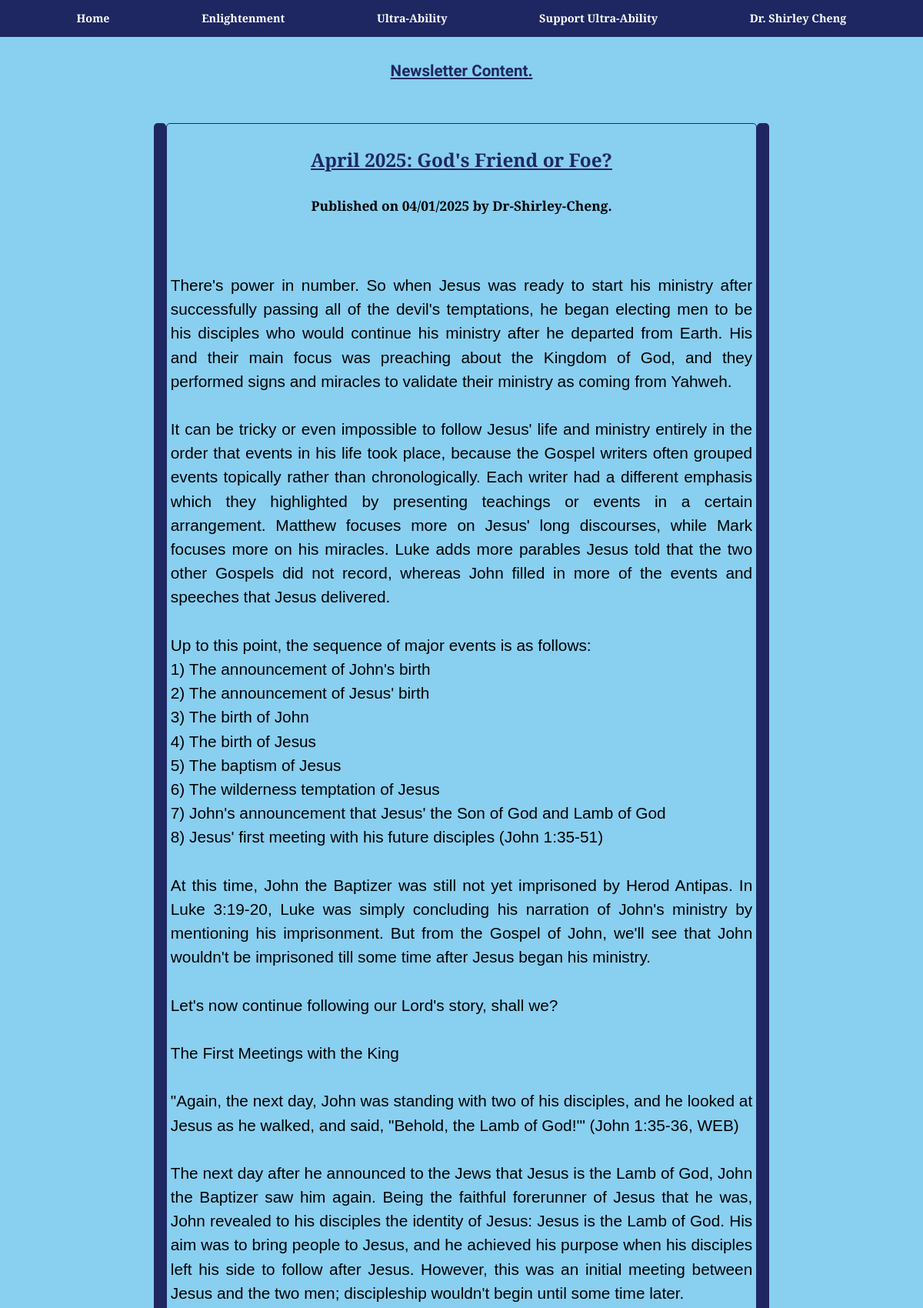
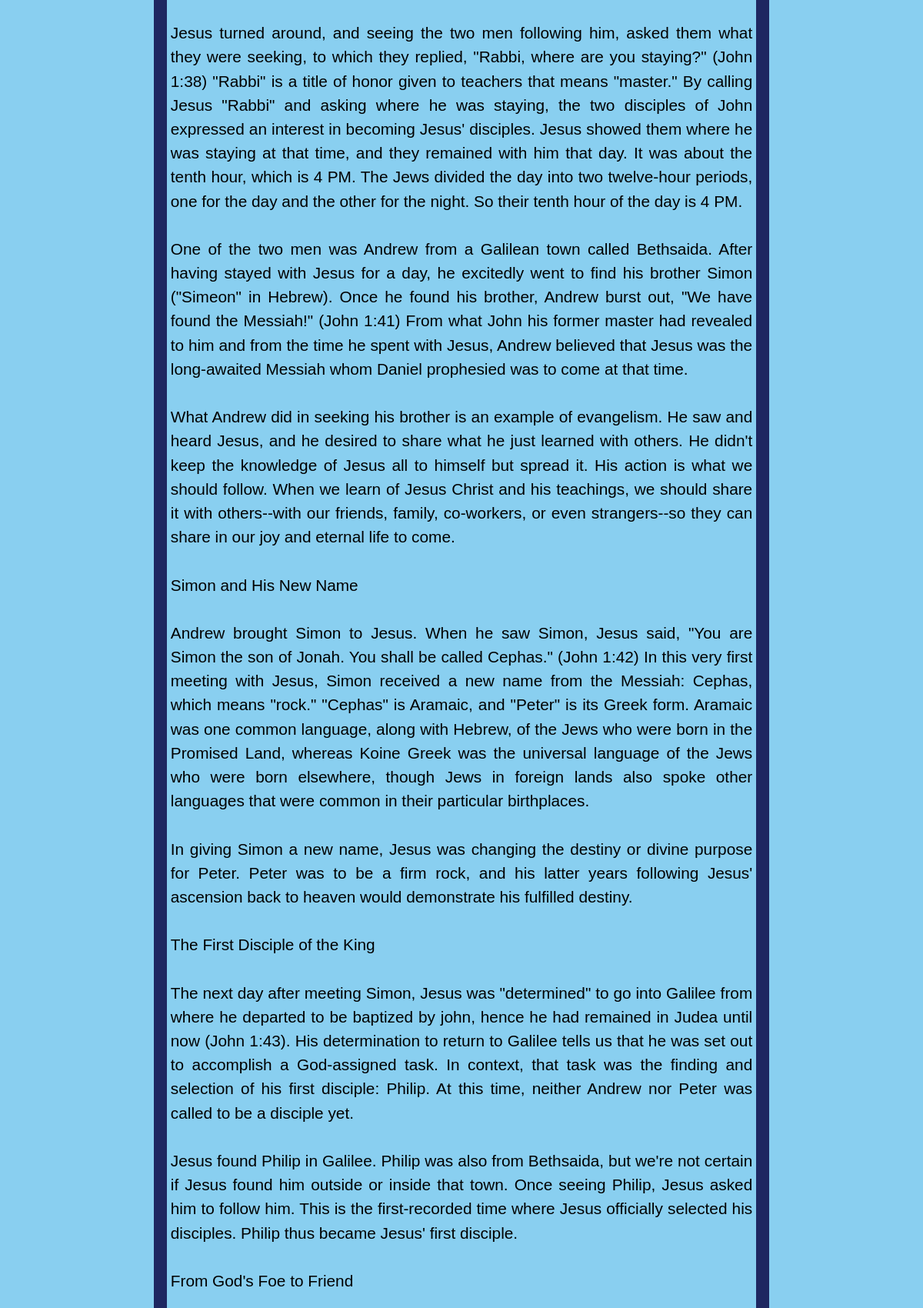
Screenshot of /ultra_ability/2025/4/April-2025-Gods-Friend-or-foe (upper part) with the database file from the repository (2 pictures, top to bottom).
### ultra_ability/models.py (models this page shows, shortened)
class Newsletter(models.Model):
    class Status(models.TextChoices):
        DRAFT = "DF", "Draft"   #tuple assignment, choice1
        PUBLISHED = "PB", "Published"   #tuple assignment, choice2
    title = models.CharField(max_length=250)
    slug = models.SlugField(max_length=250, unique_for_date="publishTime")
    author = models.ForeignKey(User, on_delete=models.CASCADE, related_name="shirleyApp_newsletter")
    body = models.TextField()
    publishTime = models.DateTimeField(default=timezone.now)
    createdTime = models.DateTimeField(auto_now_add=True)
    updatedTime = models.DateTimeField(auto_now_add=True)
    status = models.CharField(max_length=2, choices=Status.choices, default=Status.DRAFT)
    objects = models.Manager() # the default, built-in model manager
    published = PublishedManager() # our custom model manager.
    class Meta:
        ordering = ["publishTime"]
        indexes = [
            models.Index(fields=["-publishTime"]),
        ]
    '''generate/retrieve the canonical, python object-specific URL'''
    def getAbsoluteUrl(self):
        return reverse("ultra_ability:newsletterURL", args=[self.publishTime.year, self.publishTime.month, self.slug])

### ultra_ability/views.py (the view)
# urls.py: path("<int:year>/<int:month>/<slug:newsletter_slug>", views.newsletter, name="newsletterURL"),
def newsletter(request, year, month, newsletter_slug):
    newsletter = get_object_or_404(models.Newsletter, status=models.Newsletter.Status.PUBLISHED, slug=newsletter_slug, publishTime__year=year, publishTime__month=month)
    last2Newsletters = models.Newsletter.objects.all().order_by("-publishTime")[:3]
    form = forms.NewsletterSubscriptionForm()
    return render(request, "ultra_ability/newsletter.html", {"form":form, "newsletter":newsletter, "last2Newsletters":last2Newsletters})

### ultra_ability/templates/ultra_ability/newsletter.html (shortened to what this page needs)
{% load static %}
<!DOCTYPE html>
<html lang="en">
<head>
    <link rel="stylesheet" href="{% static 'ultra_ability/CSS/styles.css' %}">
    <link rel="stylesheet" href="https://cdnjs.cloudflare.com/ajax/libs/font-awesome/6.0.0/css/all.min.css">
</head>
<body id="body">
    <nav>
        <div class="nav-container">
            <div class="dropdown">
                <a href="{% url 'ultra_ability:indexURL' %}">Home</a>
            </div>
            <div class="dropdown">
                <a href="#">Enlightenment</a>
            </div>
            <div class="dropdown">
                <a href="#">Ultra-Ability</a>
            </div>
            <div class="dropdown">
                <a href="#">Support Ultra-Ability</a>
            </div>
            <div class="dropdown">
                <a href="#">Dr. Shirley Cheng</a>
            </div>
        </div>
    </nav>
    <section>
        <div id="hero" class="hero">
            <h3 style="text-align: center;"> Newsletter Content. </h3>
        </div>
    </section>
    <main class="content">
        <div class="right"></div>
        <div class="container">
            {% block content %}
                <h3 style="text-align: center;">{{ newsletter.title }}</h3>
                <p  style="text-align: center;"><small><b>Published on {{ newsletter.publishTime|date:"m/d/Y" }} by {{ newsletter.author }}.</b></small></p>
                <br>
                <p>{{ newsletter.body|linebreaksbr }}</p>
            {% endblock %}</p>
            <br>
            <br>
            <br>
            <br>
        </div>
        <div class="left"></div>
    </main>
</body>
</html>

### ultra_ability/static/ultra_ability/CSS/styles.css (style rules this page uses)
* { box-sizing: border-box; }
html { font-size: 16px; line-height: 1.5; scroll-behavior: smooth; margin: 0; padding: 0; max-width:100%; }
body { width: 100%; font-family: "EB Garamond", "Verdana", sans-serif; color: #000; overflow-x:auto; margin: 0; padding: 0; }
a { text-decoration: none; color: inherit; }
body { width: 100%; display: flex; flex-direction: column; gap: 2rem; font-size: 1.3rem; font-weight:500; background-color:#89CFF0;text-align: justify; }
main { width:100%; max-width: 50rem; margin:0 auto; padding:1.3rem; }
.hero { width:100%; height: auto; padding-top: 1rem; font-size: 1.1rem; max-width: 50rem; margin: 0 auto; }
.nav-container { width: 100%; height: auto; display: flex; flex-direction: row; justify-content: space-evenly; font-size: 1rem; background-color:#1E2761; position: fixed; padding: 0.2rem 0; }
.nav-container a { text-decoration: none; padding: 10px 20px; color: #FFFFFF;; display: block; font-size: 0.9rem; font-weight: bold; }
.nav-container .dropdown { position: relative; display: inline-block; width: auto; }
.hero { padding-top:1.5rem; max-width: 50rem; margin: auto; }
.hero h3 { font-family: "Merienda", "Verdana", sans-serif; font-weight: bold; text-decoration: underline; background-color: inherit; color: #1E2761; }
h3 { font-weight: bold; text-align: center; background-color: #1E2761; color: #fff; border-radius: 3px; }
nav, footer { font-size: 1rem; }
body a { color: #1E2761; font-weight: bold; }

### ultra_ability/templates/ultra_ability/newsletter.html (style rules this page uses)
main { display: flex; flex-direction: row; padding:0; }
.container { width:96%; padding: 0.3rem; padding-bottom: 10px; border: 1px solid #1E2761; border-radius: 5px; }
.right, .left { width: 2%; background-color: #1E2761; border-radius: 5px; }
.container h3 { color: #1E2761; background-color: inherit; text-decoration: underline; }

### rows the page displays
Newsletter: title "April 2025: God's Friend or Foe?", publishTime "04/01/2025", author "Dr-Shirley-Cheng", body "There's power in number. So when Jesus was ready to start his ministry after successfully passing all of the devil's temptations, he began electing men to be his disciples who would continue his ministry after he departed from Earth. His and their main focus was preaching about the Kingdom of God, and they performed signs and miracles to validate their ministry as coming from Yahweh. It can be tricky or even impossible to follow Jesus' life and ministry entirely in the order that events in his life took place, because the Gospel writers often grouped events topically rather than chronologically. Each writer had a different emphasis which they highlighted by presenting teachings or events in…"
